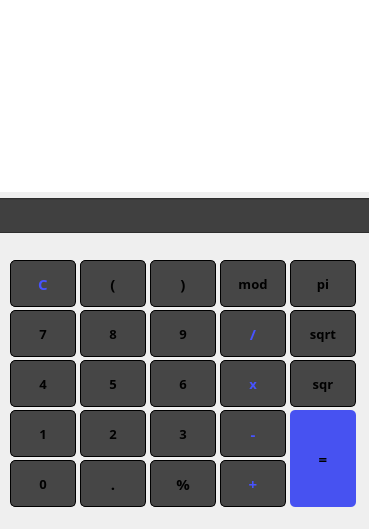
<?xml version="1.0" encoding="UTF-8"?>
<ui version="4.0">
 <class>MainWindow</class>
 <widget class="QMainWindow" name="MainWindow">
  <property name="geometry">
   <rect>
    <x>0</x>
    <y>0</y>
    <width>369</width>
    <height>529</height>
   </rect>
  </property>
  <property name="sizePolicy">
   <sizepolicy hsizetype="Preferred" vsizetype="Expanding">
    <horstretch>0</horstretch>
    <verstretch>0</verstretch>
   </sizepolicy>
  </property>
  <property name="minimumSize">
   <size>
    <width>369</width>
    <height>529</height>
   </size>
  </property>
  <property name="maximumSize">
   <size>
    <width>738</width>
    <height>1058</height>
   </size>
  </property>
  <property name="windowTitle">
   <string>MainWindow</string>
  </property>
  <widget class="QWidget" name="centralwidget">
   <property name="sizePolicy">
    <sizepolicy hsizetype="MinimumExpanding" vsizetype="MinimumExpanding">
     <horstretch>0</horstretch>
     <verstretch>0</verstretch>
    </sizepolicy>
   </property>
   <widget class="QPushButton" name="pushButton_del">
    <property name="geometry">
     <rect>
      <x>10</x>
      <y>260</y>
      <width>66</width>
      <height>47</height>
     </rect>
    </property>
    <property name="font">
     <font>
      <family>Mukti</family>
      <pointsize>11</pointsize>
      <weight>75</weight>
      <bold>true</bold>
     </font>
    </property>
    <property name="styleSheet">
     <string notr="true">/*QPushButton {
  background-color: rgb(240, 74, 80);
  border: 0px solid gray;
  border-radius:5px;
}*/
QPushButton {
  background-color: rgb(70, 70, 70);
  border: 1px solid black;
border-radius:5px;
color:rgb(71, 83, 255);
}</string>
    </property>
    <property name="text">
     <string>C</string>
    </property>
   </widget>
   <widget class="QPushButton" name="openBracket">
    <property name="geometry">
     <rect>
      <x>80</x>
      <y>260</y>
      <width>66</width>
      <height>47</height>
     </rect>
    </property>
    <property name="font">
     <font>
      <family>Mukti</family>
      <pointsize>11</pointsize>
      <weight>75</weight>
      <bold>true</bold>
     </font>
    </property>
    <property name="styleSheet">
     <string notr="true">QPushButton {
  background-color: rgb(70, 70, 70);
  border: 1px solid black;
border-radius:5px;
}</string>
    </property>
    <property name="text">
     <string>(</string>
    </property>
   </widget>
   <widget class="QPushButton" name="closeBracket">
    <property name="geometry">
     <rect>
      <x>150</x>
      <y>260</y>
      <width>66</width>
      <height>47</height>
     </rect>
    </property>
    <property name="font">
     <font>
      <family>Mukti</family>
      <pointsize>11</pointsize>
      <weight>75</weight>
      <bold>true</bold>
     </font>
    </property>
    <property name="styleSheet">
     <string notr="true">QPushButton {
  background-color: rgb(70, 70, 70);
  border: 1px solid black;
border-radius:5px;
}</string>
    </property>
    <property name="text">
     <string>)</string>
    </property>
   </widget>
   <widget class="QPushButton" name="pushButton_mod">
    <property name="geometry">
     <rect>
      <x>220</x>
      <y>260</y>
      <width>66</width>
      <height>47</height>
     </rect>
    </property>
    <property name="font">
     <font>
      <family>Mukti</family>
      <pointsize>10</pointsize>
      <weight>75</weight>
      <bold>true</bold>
     </font>
    </property>
    <property name="styleSheet">
     <string notr="true">QPushButton {
  background-color: rgb(70, 70, 70);
  border: 1px solid black;
border-radius:5px;
}</string>
    </property>
    <property name="text">
     <string>mod</string>
    </property>
   </widget>
   <widget class="QPushButton" name="pushButton_pi">
    <property name="geometry">
     <rect>
      <x>290</x>
      <y>260</y>
      <width>66</width>
      <height>47</height>
     </rect>
    </property>
    <property name="font">
     <font>
      <family>Mukti</family>
      <pointsize>10</pointsize>
      <weight>75</weight>
      <bold>true</bold>
     </font>
    </property>
    <property name="styleSheet">
     <string notr="true">QPushButton {
  background-color: rgb(70, 70, 70);
  border: 1px solid black;
border-radius:5px;
}</string>
    </property>
    <property name="text">
     <string>pi</string>
    </property>
   </widget>
   <widget class="QPushButton" name="pushButton_sqrt">
    <property name="geometry">
     <rect>
      <x>290</x>
      <y>310</y>
      <width>66</width>
      <height>47</height>
     </rect>
    </property>
    <property name="font">
     <font>
      <family>Mukti</family>
      <pointsize>10</pointsize>
      <weight>75</weight>
      <bold>true</bold>
     </font>
    </property>
    <property name="styleSheet">
     <string notr="true">QPushButton {
  background-color: rgb(70, 70, 70);
  border: 1px solid black;
border-radius:5px;
}</string>
    </property>
    <property name="text">
     <string>sqrt</string>
    </property>
   </widget>
   <widget class="QPushButton" name="pushButton_7">
    <property name="geometry">
     <rect>
      <x>10</x>
      <y>310</y>
      <width>66</width>
      <height>47</height>
     </rect>
    </property>
    <property name="font">
     <font>
      <family>Mukti</family>
      <pointsize>10</pointsize>
      <weight>75</weight>
      <bold>true</bold>
     </font>
    </property>
    <property name="styleSheet">
     <string notr="true">QPushButton {
  background-color: rgb(70, 70, 70);
  border: 1px solid black;
border-radius:5px;
}</string>
    </property>
    <property name="text">
     <string>7</string>
    </property>
   </widget>
   <widget class="QPushButton" name="pushButton_8">
    <property name="geometry">
     <rect>
      <x>80</x>
      <y>310</y>
      <width>66</width>
      <height>47</height>
     </rect>
    </property>
    <property name="font">
     <font>
      <family>Mukti</family>
      <pointsize>10</pointsize>
      <weight>75</weight>
      <bold>true</bold>
     </font>
    </property>
    <property name="styleSheet">
     <string notr="true">QPushButton {
  background-color: rgb(70, 70, 70);
  border: 1px solid black;
border-radius:5px;
}</string>
    </property>
    <property name="text">
     <string>8</string>
    </property>
   </widget>
   <widget class="QPushButton" name="pushButton_9">
    <property name="geometry">
     <rect>
      <x>150</x>
      <y>310</y>
      <width>66</width>
      <height>47</height>
     </rect>
    </property>
    <property name="font">
     <font>
      <family>Mukti</family>
      <pointsize>10</pointsize>
      <weight>75</weight>
      <bold>true</bold>
     </font>
    </property>
    <property name="styleSheet">
     <string notr="true">QPushButton {
  background-color: rgb(70, 70, 70);
  border: 1px solid black;
border-radius:5px;
}</string>
    </property>
    <property name="text">
     <string>9</string>
    </property>
   </widget>
   <widget class="QPushButton" name="pushButton_div">
    <property name="geometry">
     <rect>
      <x>220</x>
      <y>310</y>
      <width>66</width>
      <height>47</height>
     </rect>
    </property>
    <property name="font">
     <font>
      <family>Mukti</family>
      <pointsize>11</pointsize>
      <weight>75</weight>
      <bold>true</bold>
     </font>
    </property>
    <property name="styleSheet">
     <string notr="true">QPushButton {
  background-color: rgb(70, 70, 70);
  border: 1px solid black;
border-radius:5px;
color:rgb(71, 83, 255);
}</string>
    </property>
    <property name="text">
     <string>/</string>
    </property>
   </widget>
   <widget class="QPushButton" name="pushButton_sqr">
    <property name="geometry">
     <rect>
      <x>290</x>
      <y>360</y>
      <width>66</width>
      <height>47</height>
     </rect>
    </property>
    <property name="font">
     <font>
      <family>Mukti</family>
      <pointsize>10</pointsize>
      <weight>75</weight>
      <bold>true</bold>
     </font>
    </property>
    <property name="styleSheet">
     <string notr="true">QPushButton {
  background-color: rgb(70, 70, 70);
  border: 1px solid black;
border-radius:5px;
}</string>
    </property>
    <property name="text">
     <string>sqr</string>
    </property>
   </widget>
   <widget class="QPushButton" name="pushButton_4">
    <property name="geometry">
     <rect>
      <x>10</x>
      <y>360</y>
      <width>66</width>
      <height>47</height>
     </rect>
    </property>
    <property name="font">
     <font>
      <family>Mukti</family>
      <pointsize>10</pointsize>
      <weight>75</weight>
      <bold>true</bold>
     </font>
    </property>
    <property name="styleSheet">
     <string notr="true">QPushButton {
  background-color: rgb(70, 70, 70);
  border: 1px solid black;
border-radius:5px;
}</string>
    </property>
    <property name="text">
     <string>4</string>
    </property>
   </widget>
   <widget class="QPushButton" name="pushButton_5">
    <property name="geometry">
     <rect>
      <x>80</x>
      <y>360</y>
      <width>66</width>
      <height>47</height>
     </rect>
    </property>
    <property name="font">
     <font>
      <family>Mukti</family>
      <pointsize>10</pointsize>
      <weight>75</weight>
      <bold>true</bold>
     </font>
    </property>
    <property name="styleSheet">
     <string notr="true">QPushButton {
  background-color: rgb(70, 70, 70);
  border: 1px solid black;
border-radius:5px;
}</string>
    </property>
    <property name="text">
     <string>5</string>
    </property>
   </widget>
   <widget class="QPushButton" name="pushButton_6">
    <property name="geometry">
     <rect>
      <x>150</x>
      <y>360</y>
      <width>66</width>
      <height>47</height>
     </rect>
    </property>
    <property name="font">
     <font>
      <family>Mukti</family>
      <pointsize>10</pointsize>
      <weight>75</weight>
      <bold>true</bold>
     </font>
    </property>
    <property name="styleSheet">
     <string notr="true">QPushButton {
  background-color: rgb(70, 70, 70);
  border: 1px solid black;
border-radius:5px;
}</string>
    </property>
    <property name="text">
     <string>6</string>
    </property>
   </widget>
   <widget class="QPushButton" name="pushButton_mult">
    <property name="geometry">
     <rect>
      <x>220</x>
      <y>360</y>
      <width>66</width>
      <height>47</height>
     </rect>
    </property>
    <property name="font">
     <font>
      <family>Mukti</family>
      <pointsize>10</pointsize>
      <weight>75</weight>
      <bold>true</bold>
     </font>
    </property>
    <property name="styleSheet">
     <string notr="true">QPushButton {
  background-color: rgb(70, 70, 70);
  border: 1px solid black;
border-radius:5px;
color:rgb(71, 83, 255);
}</string>
    </property>
    <property name="text">
     <string>x</string>
    </property>
   </widget>
   <widget class="QPushButton" name="pushButton_equal">
    <property name="geometry">
     <rect>
      <x>290</x>
      <y>410</y>
      <width>66</width>
      <height>97</height>
     </rect>
    </property>
    <property name="font">
     <font>
      <family>Mukti</family>
      <pointsize>11</pointsize>
      <weight>75</weight>
      <bold>true</bold>
     </font>
    </property>
    <property name="styleSheet">
     <string notr="true">QPushButton {
  background-color: rgb(71, 82, 241);
  /*border: 1px solid gray;*/
border-radius:5px;
}</string>
    </property>
    <property name="text">
     <string>=</string>
    </property>
   </widget>
   <widget class="QPushButton" name="pushButton_1">
    <property name="geometry">
     <rect>
      <x>10</x>
      <y>410</y>
      <width>66</width>
      <height>47</height>
     </rect>
    </property>
    <property name="font">
     <font>
      <family>Mukti</family>
      <pointsize>10</pointsize>
      <weight>75</weight>
      <bold>true</bold>
     </font>
    </property>
    <property name="styleSheet">
     <string notr="true">QPushButton {
  background-color: rgb(70, 70, 70);
  border: 1px solid black;
border-radius:5px;
}</string>
    </property>
    <property name="text">
     <string>1</string>
    </property>
   </widget>
   <widget class="QPushButton" name="pushButton_2">
    <property name="geometry">
     <rect>
      <x>80</x>
      <y>410</y>
      <width>66</width>
      <height>47</height>
     </rect>
    </property>
    <property name="font">
     <font>
      <family>Mukti</family>
      <pointsize>10</pointsize>
      <weight>75</weight>
      <bold>true</bold>
     </font>
    </property>
    <property name="styleSheet">
     <string notr="true">QPushButton {
  background-color: rgb(70, 70, 70);
  border: 1px solid black;
border-radius:5px;
}</string>
    </property>
    <property name="text">
     <string>2</string>
    </property>
   </widget>
   <widget class="QPushButton" name="pushButton_3">
    <property name="geometry">
     <rect>
      <x>150</x>
      <y>410</y>
      <width>66</width>
      <height>47</height>
     </rect>
    </property>
    <property name="font">
     <font>
      <family>Mukti</family>
      <pointsize>10</pointsize>
      <weight>75</weight>
      <bold>true</bold>
     </font>
    </property>
    <property name="styleSheet">
     <string notr="true">QPushButton {
  background-color: rgb(70, 70, 70);
  border: 1px solid black;
border-radius:5px;
}</string>
    </property>
    <property name="text">
     <string>3</string>
    </property>
   </widget>
   <widget class="QPushButton" name="pushButton_minus">
    <property name="geometry">
     <rect>
      <x>220</x>
      <y>410</y>
      <width>66</width>
      <height>47</height>
     </rect>
    </property>
    <property name="font">
     <font>
      <family>Mukti</family>
      <pointsize>11</pointsize>
      <weight>75</weight>
      <bold>true</bold>
     </font>
    </property>
    <property name="styleSheet">
     <string notr="true">QPushButton {
  background-color: rgb(70, 70, 70);
  border: 1px solid black;
border-radius:5px;
color:rgb(71, 83, 255);
}</string>
    </property>
    <property name="text">
     <string>-</string>
    </property>
   </widget>
   <widget class="QPushButton" name="pushButton_0">
    <property name="geometry">
     <rect>
      <x>10</x>
      <y>460</y>
      <width>66</width>
      <height>47</height>
     </rect>
    </property>
    <property name="font">
     <font>
      <family>Mukti</family>
      <pointsize>10</pointsize>
      <weight>75</weight>
      <bold>true</bold>
     </font>
    </property>
    <property name="styleSheet">
     <string notr="true">QPushButton {
  background-color: rgb(70, 70, 70);
  border: 1px solid black;
border-radius:5px;
}</string>
    </property>
    <property name="text">
     <string>0</string>
    </property>
   </widget>
   <widget class="QPushButton" name="pushButton_dot">
    <property name="geometry">
     <rect>
      <x>80</x>
      <y>460</y>
      <width>66</width>
      <height>47</height>
     </rect>
    </property>
    <property name="font">
     <font>
      <family>Mukti</family>
      <pointsize>11</pointsize>
      <weight>75</weight>
      <bold>true</bold>
     </font>
    </property>
    <property name="styleSheet">
     <string notr="true">QPushButton {
  background-color: rgb(70, 70, 70);
  border: 1px solid black;
border-radius:5px;
}</string>
    </property>
    <property name="text">
     <string>.</string>
    </property>
   </widget>
   <widget class="QPushButton" name="pushButton_percent">
    <property name="geometry">
     <rect>
      <x>150</x>
      <y>460</y>
      <width>66</width>
      <height>47</height>
     </rect>
    </property>
    <property name="font">
     <font>
      <family>Mukti</family>
      <pointsize>11</pointsize>
      <weight>75</weight>
      <bold>true</bold>
     </font>
    </property>
    <property name="styleSheet">
     <string notr="true">QPushButton {
  background-color: rgb(70, 70, 70);
  border: 1px solid black;
border-radius:5px;
}</string>
    </property>
    <property name="text">
     <string>%</string>
    </property>
   </widget>
   <widget class="QPushButton" name="pushButton_plus">
    <property name="geometry">
     <rect>
      <x>220</x>
      <y>460</y>
      <width>66</width>
      <height>47</height>
     </rect>
    </property>
    <property name="font">
     <font>
      <family>Mukti</family>
      <pointsize>11</pointsize>
      <weight>75</weight>
      <bold>true</bold>
     </font>
    </property>
    <property name="styleSheet">
     <string notr="true">QPushButton {
  background-color: rgb(70, 70, 70);
  border: 1px solid black;
border-radius:5px;
color:rgb(71, 83, 255);
}</string>
    </property>
    <property name="text">
     <string>+</string>
    </property>
   </widget>
   <widget class="QWidget" name="">
    <property name="geometry">
     <rect>
      <x>-8</x>
      <y>0</y>
      <width>381</width>
      <height>238</height>
     </rect>
    </property>
    <layout class="QVBoxLayout" name="verticalLayout">
     <property name="sizeConstraint">
      <enum>QLayout::SetMaximumSize</enum>
     </property>
     <item>
      <widget class="QTableWidget" name="tableWidget">
       <property name="sizePolicy">
        <sizepolicy hsizetype="Preferred" vsizetype="Maximum">
         <horstretch>0</horstretch>
         <verstretch>0</verstretch>
        </sizepolicy>
       </property>
       <property name="font">
        <font>
         <family>Mitra</family>
         <pointsize>16</pointsize>
         <weight>75</weight>
         <bold>true</bold>
        </font>
       </property>
       <property name="frameShape">
        <enum>QFrame::NoFrame</enum>
       </property>
       <property name="horizontalScrollBarPolicy">
        <enum>Qt::ScrollBarAlwaysOff</enum>
       </property>
       <property name="showDropIndicator" stdset="0">
        <bool>true</bool>
       </property>
       <property name="alternatingRowColors">
        <bool>false</bool>
       </property>
       <property name="textElideMode">
        <enum>Qt::ElideMiddle</enum>
       </property>
       <property name="showGrid">
        <bool>false</bool>
       </property>
       <property name="rowCount">
        <number>1</number>
       </property>
       <property name="columnCount">
        <number>2</number>
       </property>
       <attribute name="horizontalHeaderVisible">
        <bool>false</bool>
       </attribute>
       <attribute name="horizontalHeaderHighlightSections">
        <bool>true</bool>
       </attribute>
       <attribute name="verticalHeaderVisible">
        <bool>false</bool>
       </attribute>
       <attribute name="verticalHeaderHighlightSections">
        <bool>true</bool>
       </attribute>
       <row/>
       <column>
        <property name="text">
         <string>Exp</string>
        </property>
       </column>
       <column>
        <property name="text">
         <string>Res</string>
        </property>
       </column>
      </widget>
     </item>
     <item>
      <widget class="QLineEdit" name="input_line">
       <property name="sizePolicy">
        <sizepolicy hsizetype="Preferred" vsizetype="Fixed">
         <horstretch>0</horstretch>
         <verstretch>0</verstretch>
        </sizepolicy>
       </property>
       <property name="font">
        <font>
         <family>Mukti</family>
         <pointsize>14</pointsize>
         <kerning>true</kerning>
        </font>
       </property>
       <property name="styleSheet">
        <string notr="true">background-color:rgb(64, 64, 64)</string>
       </property>
       <property name="alignment">
        <set>Qt::AlignRight|Qt::AlignTrailing|Qt::AlignVCenter</set>
       </property>
      </widget>
     </item>
    </layout>
   </widget>
  </widget>
  <widget class="QMenuBar" name="menuBar">
   <property name="geometry">
    <rect>
     <x>0</x>
     <y>0</y>
     <width>369</width>
     <height>22</height>
    </rect>
   </property>
  </widget>
 </widget>
 <resources/>
 <connections/>
</ui>
